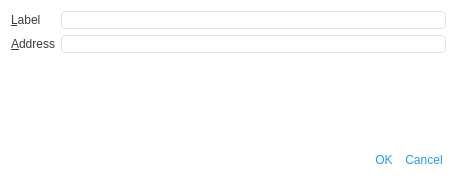
<?xml version="1.0" encoding="UTF-8"?>
<ui version="4.0">
 <class>EditAddressDialog</class>
 <widget class="QDialog" name="EditAddressDialog">
  <property name="geometry">
   <rect>
    <x>0</x>
    <y>0</y>
    <width>457</width>
    <height>181</height>
   </rect>
  </property>
  <property name="windowTitle">
   <string>Edit Address</string>
  </property>
  <property name="styleSheet">
   <string notr="true">QDialog { 
	background-color: rgb(255, 255, 255);
}

#realframe {
 	background-color: rgb(255, 255, 255);
      border-radius: 20px;

}

QPushButton {
    border-radius: 3px;
    padding: 2.5px;
    color: rgb(39, 152, 255);
   background-color: #ffffffff;
}

QPushButton:hover { 
background-color: #ffffffff;
 border: 1px solid #2798ff;
}


QLabel , QCheckBox {
	color: rgb(57, 60, 61);
    border : 0px solid ;
   border-radius: 4px;  
}

QLineEdit , QComboBox{
	color: rgb(57, 60, 61);
    border : 1px solid #E4E4E4 ;
   border-radius: 4px;
}

</string>
  </property>
  <layout class="QVBoxLayout" name="verticalLayout">
   <item>
    <layout class="QFormLayout" name="formLayout">
     <property name="fieldGrowthPolicy">
      <enum>QFormLayout::AllNonFixedFieldsGrow</enum>
     </property>
     <item row="0" column="0">
      <widget class="QLabel" name="label">
       <property name="text">
        <string>&amp;Label</string>
       </property>
       <property name="buddy">
        <cstring>labelEdit</cstring>
       </property>
      </widget>
     </item>
     <item row="0" column="1">
      <widget class="QLineEdit" name="labelEdit">
       <property name="toolTip">
        <string>The label associated with this address list entry</string>
       </property>
      </widget>
     </item>
     <item row="1" column="0">
      <widget class="QLabel" name="label_2">
       <property name="text">
        <string>&amp;Address</string>
       </property>
       <property name="buddy">
        <cstring>addressEdit</cstring>
       </property>
      </widget>
     </item>
     <item row="1" column="1">
      <widget class="QValidatedLineEdit" name="addressEdit">
       <property name="toolTip">
        <string>The address associated with this address list entry. This can only be modified for sending addresses.</string>
       </property>
      </widget>
     </item>
    </layout>
   </item>
   <item>
    <widget class="QDialogButtonBox" name="buttonBox">
     <property name="orientation">
      <enum>Qt::Horizontal</enum>
     </property>
     <property name="standardButtons">
      <set>QDialogButtonBox::Cancel|QDialogButtonBox::Ok</set>
     </property>
    </widget>
   </item>
  </layout>
 </widget>
 <customwidgets>
  <customwidget>
   <class>QValidatedLineEdit</class>
   <extends>QLineEdit</extends>
   <header>qt/qvalidatedlineedit.h</header>
  </customwidget>
 </customwidgets>
 <resources/>
 <connections>
  <connection>
   <sender>buttonBox</sender>
   <signal>accepted()</signal>
   <receiver>EditAddressDialog</receiver>
   <slot>accept()</slot>
   <hints>
    <hint type="sourcelabel">
     <x>20</x>
     <y>20</y>
    </hint>
    <hint type="destinationlabel">
     <x>20</x>
     <y>20</y>
    </hint>
   </hints>
  </connection>
  <connection>
   <sender>buttonBox</sender>
   <signal>rejected()</signal>
   <receiver>EditAddressDialog</receiver>
   <slot>reject()</slot>
   <hints>
    <hint type="sourcelabel">
     <x>20</x>
     <y>20</y>
    </hint>
    <hint type="destinationlabel">
     <x>20</x>
     <y>20</y>
    </hint>
   </hints>
  </connection>
 </connections>
</ui>
